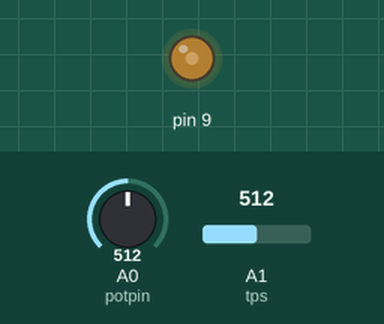
Bench run of a sketch on a simulated Arduino Uno, built with avr-gcc and run on an emulated ATmega328P. Parts: output pins drawn as LEDs (lit = HIGH). The inputs (shaded band) are chosen by the test bench; at power-on: A1 (tps) = 512, A0 (potpin) = 512.

Above: at 1.2 s.
1.3 s: A1 (tps) set to 689
At 1.8 s:
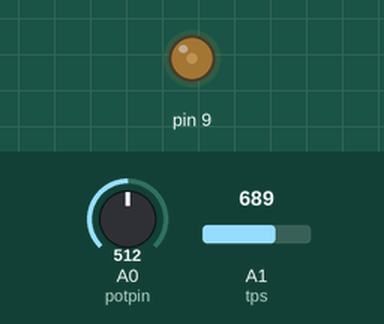
2.8 s: A1 (tps) set to 511
At 4.0 s:
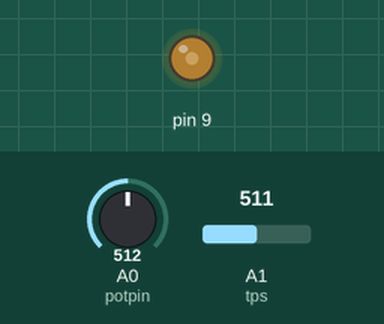
4.3 s: A1 (tps) set to 690
At 5.2 s:
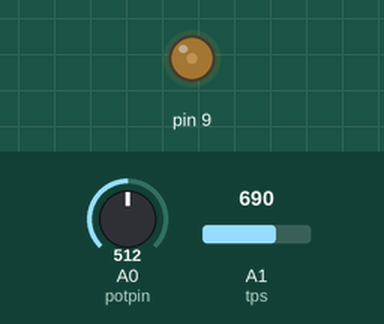
Timing chart, 0 to 7.3 s (numbered marks = the images above; inputs shaded):
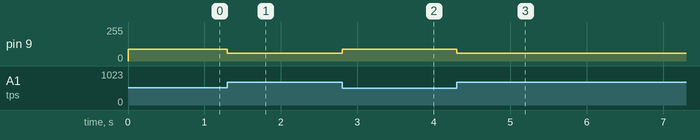

Measured:
- after the input at 1.3 s, pin 9: 90/255 → 60/255 at once
- after the input at 2.8 s, pin 9: 60/255 → 90/255 at once
- after the input at 4.3 s, pin 9: 90/255 → 60/255 at once

The sketch:

arduin_HCU.ino
```cpp
int potpin=A0; //potentiometer to analog
int tps=A1; //directly comes from engine
int val1;
int val2;
int val3;
int led=13;//led is connected to 13 of the digital side

void setup() {
  TCCR2B=TCCR2B & 0b11111000 | 0x01; //sets PWM to 32KHz
  digitalWrite(led,HIGH);
  Serial.begin(9600);
  }


void loop() {

  val1=analogRead(potpin); //putting the value of pot in val1
  val2=analogRead(tps); //putting the value of tps in val2
  val1= map(val1,1023,0,0,1023); //set pot value from 0 to 1023
  val2= map(val2,862,59,0,1023);// set TPS value from 0 to 1023

  while(val2<val1)//check if POT is ahead of TPS
  {
    if(val2<320)
    {
      analogWrite(9,60);// Writing the PWM signal of 60 to pin3 for the smooth opening of the butterfly valve
    }
    if(val2>339 && val2<680)
    {
      analogWrite(9,90);// Writing PWM signal of 90 to pin 3
    }
    if(val2>679)
    {
      analogWrite(9,120);
    }

    val1=analogRead(potpin); //Read  DAta for Comparasion in while loop
    val2=analogRead(tps);
    val1= map(val1,1023,0,0,1023);
    val2= map(val2,862,59,0,1023);

  }
  while(val2>val1)
  {
    analogWrite(9,90); // Send a 0 to pin 3 to turn off the motor
    val1=analogRead(potpin);//read input for comparasion
    val2=analogRead(tps);
    val1= map(val1,1023,0,0,1023);
    val2= map(val2,862,59,0,1023);
  }

}
```
